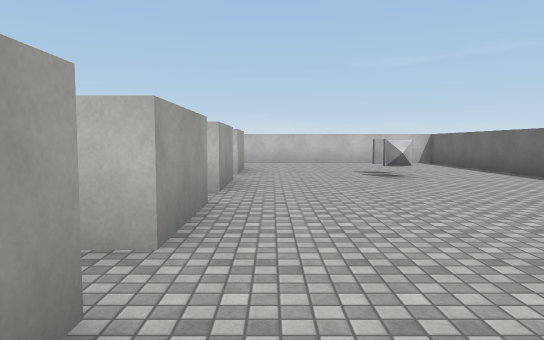
View 1 (above)

21 first-person views from a walk through a Unity game level. The camera is 1.4 m above the floor, tilts 4° down and sees 70° across. The floor is counted in squares, 2 m on a side. Each view is taken from the middle of a square. On the plan, view 1 faces up. The plan holds only what a view shows up to about 11 squares ahead; the rest is blank. The place goes on beyond the plan. The player character is not drawn. Surface patterns are stand-ins for the level's own textures.

View 2
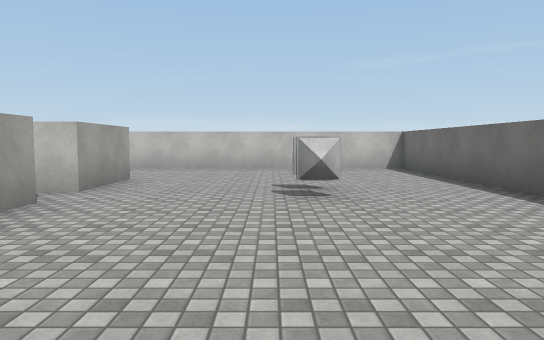

View 3
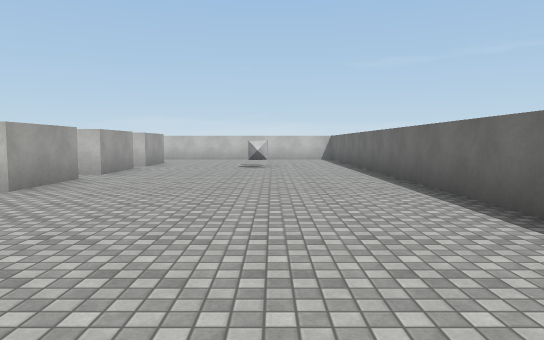

View 4
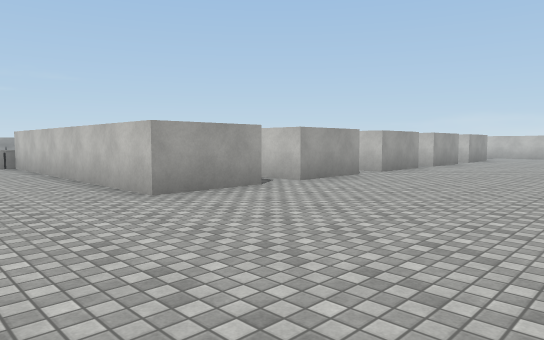

View 5
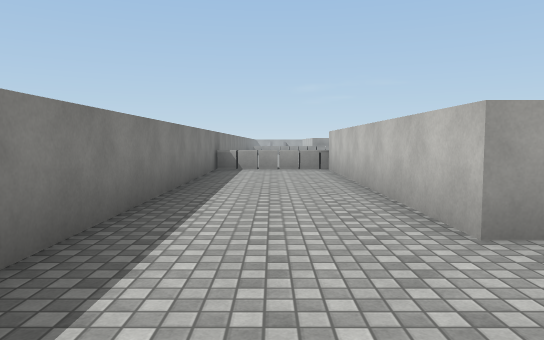

View 6
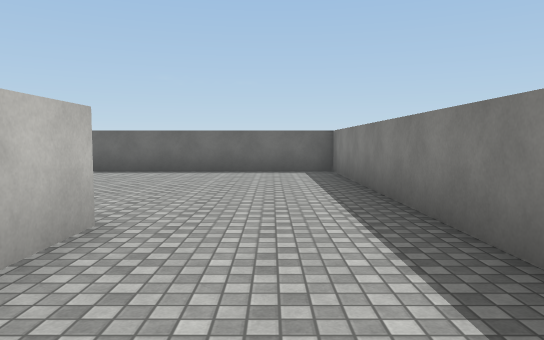

View 7
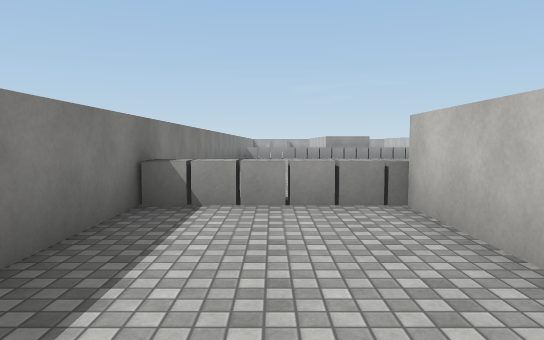

View 8
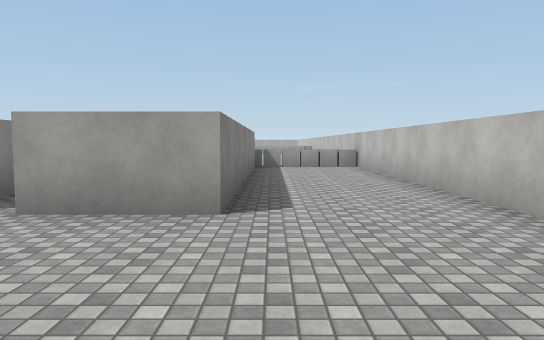

View 9
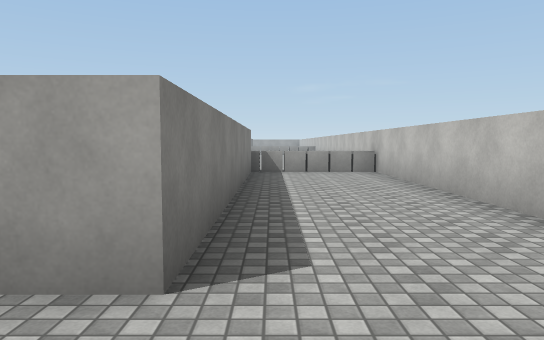

View 10
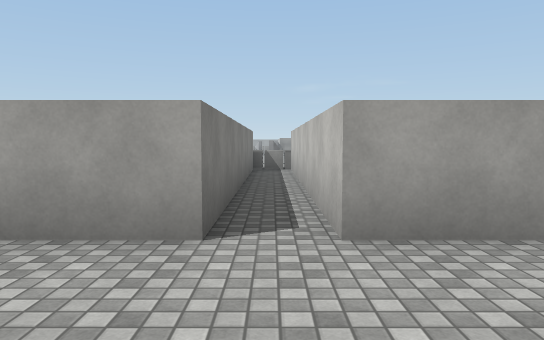

View 11
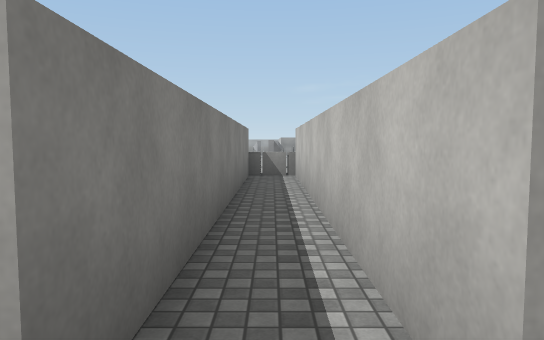

View 12
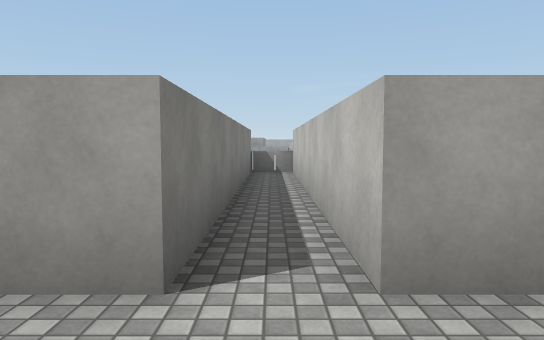

View 13
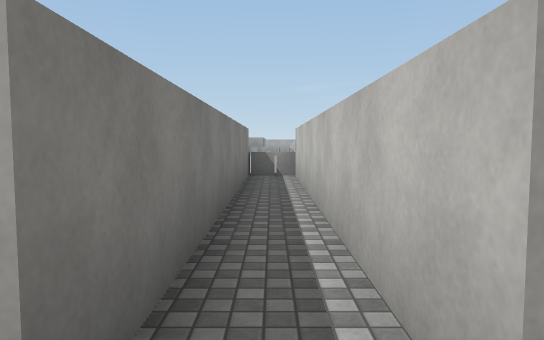

View 14
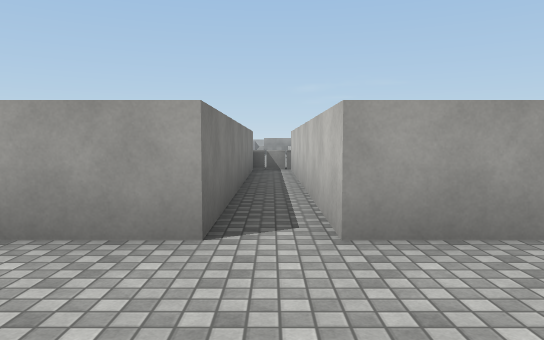

View 15
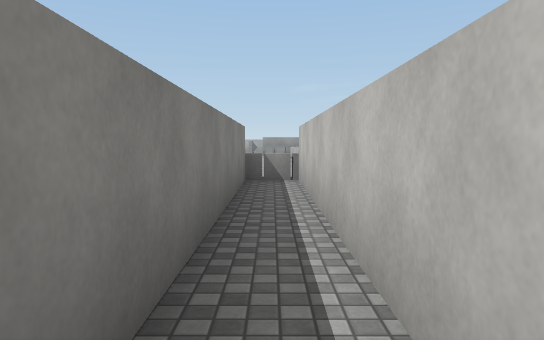

View 16
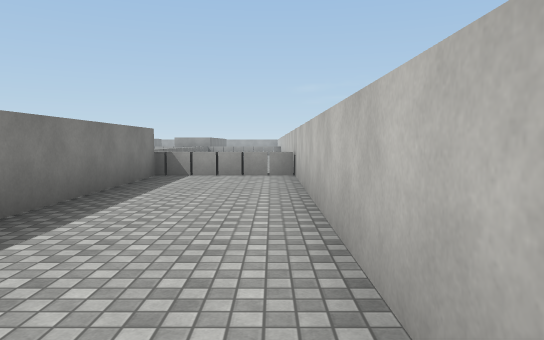

View 17
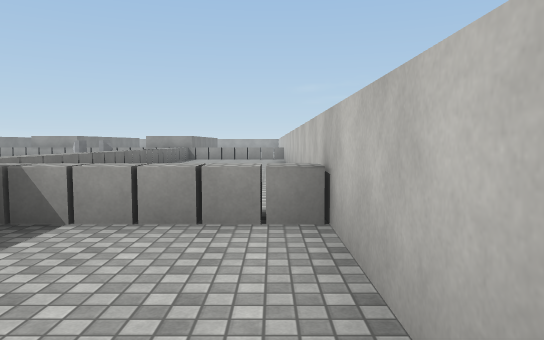

View 18
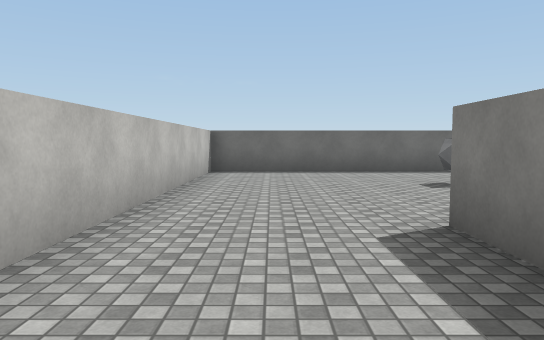

View 19
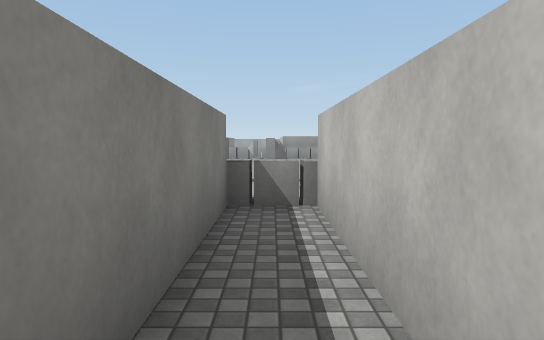

View 20
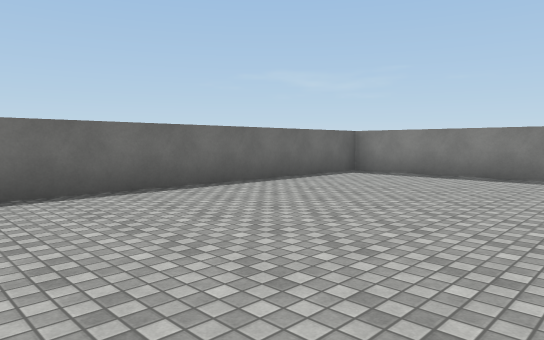

View 21
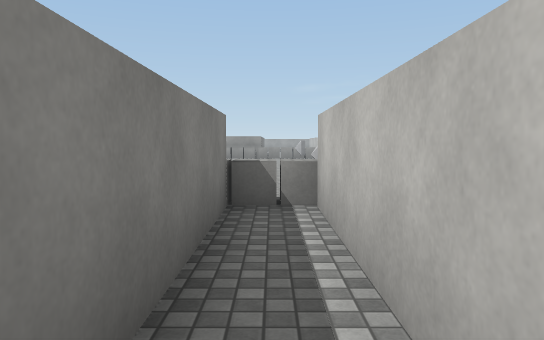

### Floor plan
Points are (right, up) in squares from view 1. A wall is a line through its corners. A room is listed if a view was taken in it or the views show most of it. See-through windows are left out.
Room 1 (views 1, 2, 3, 4, 5, 6, 7, 8, 9, 10, 11, 12, 13, 14, 15, 16, 17, 18, 20, 21)
walls: (-0.7, 1.5) (-0.7, -0.5); (-0.7, -1.5) (-0.7, -3.5) (-8.2, -3.5); (-8.2, 4.5) (-0.7, 4.5) (-0.7, 2.5); (-8.2, 7.5) (-0.7, 7.5) (-0.7, 5.5) (-8.2, 5.5); (-8.2, 10.5) (-0.7, 10.5) (-0.7, 8.5) (-8.2, 8.5); (-11.5, -6.5) (5.5, -6.5) (5.5, 13.5) (-11.5, 13.5)
ways out: opening at (0, 0.5) to room 2
objects: other object (-11, 6) to (-11, 7); block (-11, 9); other object (-10, 9); block (-9, -6); block (-9, -5); block (-9, -4); block (-9, 4); block (-9, 5); block (-9, 8); block (-9, 11); block (-9, 12); block (-9, 13); other object (3, 8) to (3, 9)
Room 2 (view 19)
walls: (-8.2, 1.5) (-0.7, 1.5); (-0.7, 2.5) (-8.2, 2.5); (-0.7, -0.5) (-1.9, -0.5)
ways out: opening at (0, 0.5) to room 1
objects: other object (-11, 1) to (-11, 2); block (-9, 2)

Where each view was taken, in squares from view 1:
view 1: 0 up, 0 right, facing up
view 2: 3 up, 2 right, facing up
view 3: 3 down, 3 right, facing up
view 4: 6 down, 4 right, facing up-left
view 5: 5 down, 2 right, facing left
view 6: 5 down, 4 left, facing right
view 7: 5 down, 4 left, facing left
view 8: 11 up, 3 right, facing left
view 9: 11 up, 1 right, facing left
view 10: 2 up, 2 right, facing left
view 11: 2 up, 0 right, facing left
view 12: 5 up, 1 right, facing left
view 13: 5 up, 0 right, facing left
view 14: 8 up, 2 right, facing left
view 15: 8 up, 1 left, facing left
view 16: 13 up, 0 right, facing left
view 17: 13 up, 5 left, facing left
view 18: 12 up, 4 left, facing right
view 19: 2 up, 4 left, facing left
view 20: 2 up, 0 right, facing down-right
view 21: 5 up, 4 left, facing left
